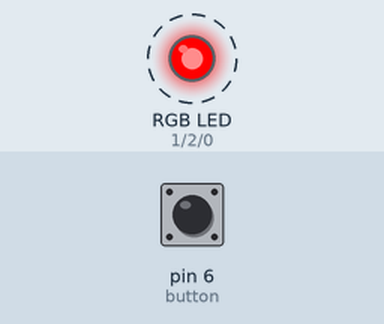
This sketch was run on a simulated Arduino Uno, built with avr-gcc and run on an emulated ATmega328P. Parts: an RGB LED mixed from three pins (HIGH = lit). Dashed ring = blinking. The inputs (shaded band) are chosen by the test bench; at power-on: pin 6 (button) HIGH. Dim RGB values are drawn brighter than linear.

Above: at 0.7 s.
1.3 s: pin 6 (button) pulled LOW for 3.2 s
At 1.9 s:
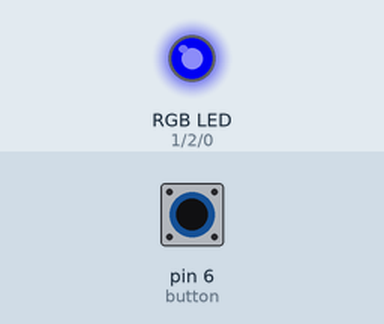
6.6 s: pin 6 (button) pulled LOW for 0.25 s
At 6.6 s:
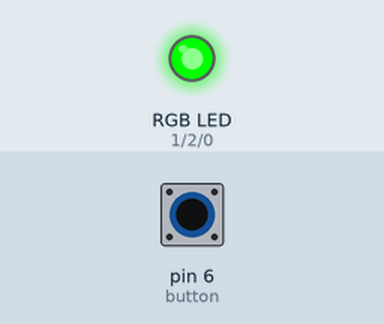
9.6 s: pin 6 (button) pulled LOW for 1 s
At 10.4 s:
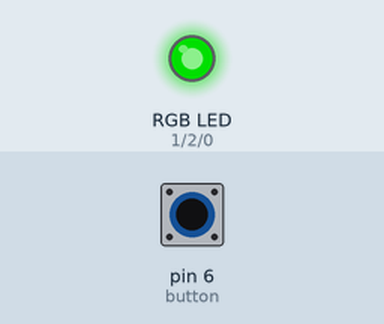
Timing chart, 0 to 18.7 s (numbered marks = the images above; inputs shaded):
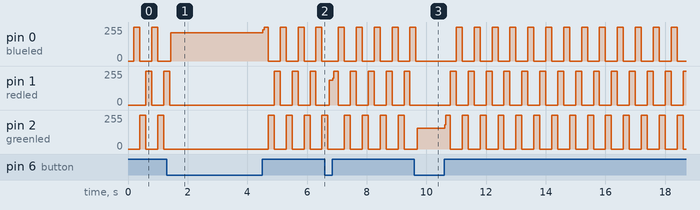

The sketch:

sketch_jul26a.ino
```cpp
/*controlling multiple LED's with a single push down button*/
/*what I learn from this project is that a=b is not the same as b=a form a logical point of view & for most applications of an arduino, if you do not implement
a delay() in your code, the execution will hapen to fast for you to observe it*/

int const blueled=0;/*delaration of constants and variables*/
int const redled=1;
int const greenled=2;
int const button=6;
int count=0;
int newcount=0;
int buttonstate=0;
void setup(){
  pinMode(blueled,OUTPUT);  /*initalization of pins*/
  pinMode(greenled,OUTPUT);
  pinMode(redled,OUTPUT);
  pinMode(button,INPUT);
}
void loop(){
  buttonstate=digitalRead(button);/*to know to the state of the button*/
  if(buttonstate==LOW){
    digitalWrite(greenled,LOW);/*all LED's should be off when button is low*/
    digitalWrite(redled,LOW);
    digitalWrite(blueled,LOW);
  }
  else{delay(200);}/*rate at which control between the LED's by the button changes i.e. every 100ms the pushdown button will contorl a different LED8*/
if(buttonstate==HIGH){
  count=newcount+1;/*for going through different cases with the same input per time*/
}
  switch(count){
      case 1:
      digitalWrite(blueled,HIGH);
      digitalWrite(greenled,LOW);
      digitalWrite(redled,LOW);
      newcount = count ;/*for going through different cases with the same input per time remeber: a=b is not the same as b=a*/
      break;
      case 2:
      digitalWrite(greenled,HIGH);
      digitalWrite(blueled,LOW);
      digitalWrite(redled,LOW);
      newcount = count;
      break;
      case 3:
      digitalWrite(redled,HIGH);
      digitalWrite(blueled,LOW);
      digitalWrite(greenled,LOW);
      newcount=0;  /* for re-initializing the newconter so it ggoes through the cases in a loop*/
      break;

    }

}
```

Measured:
- by itself, pin 0 (blueled): repeats every 0.60 s: 255/255 0.20 s, 0/255 0.40 s
- by itself, pin 1 (redled): alternates 255/255 for 0.20 s and 0/255 for 0.40 s
